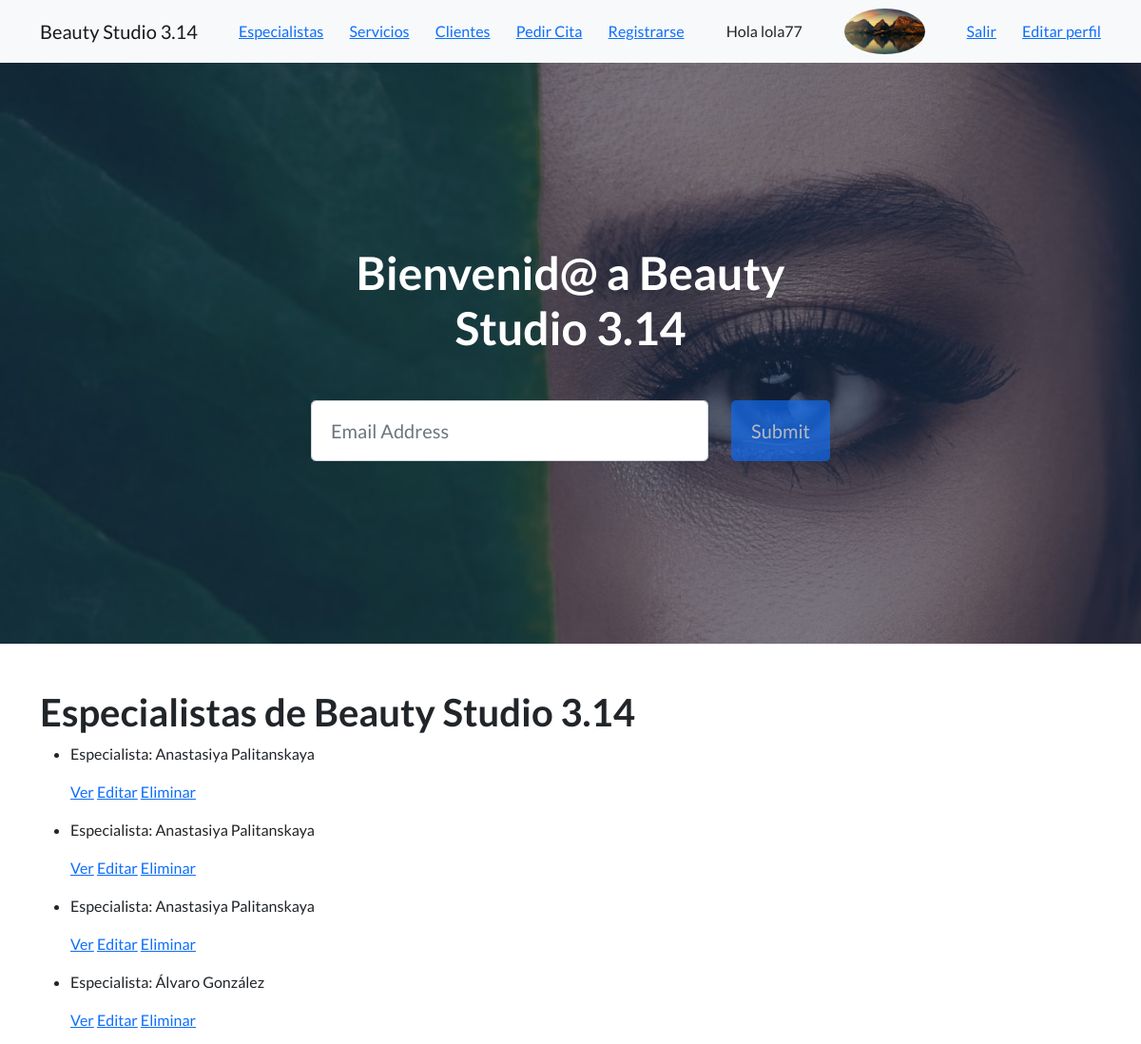
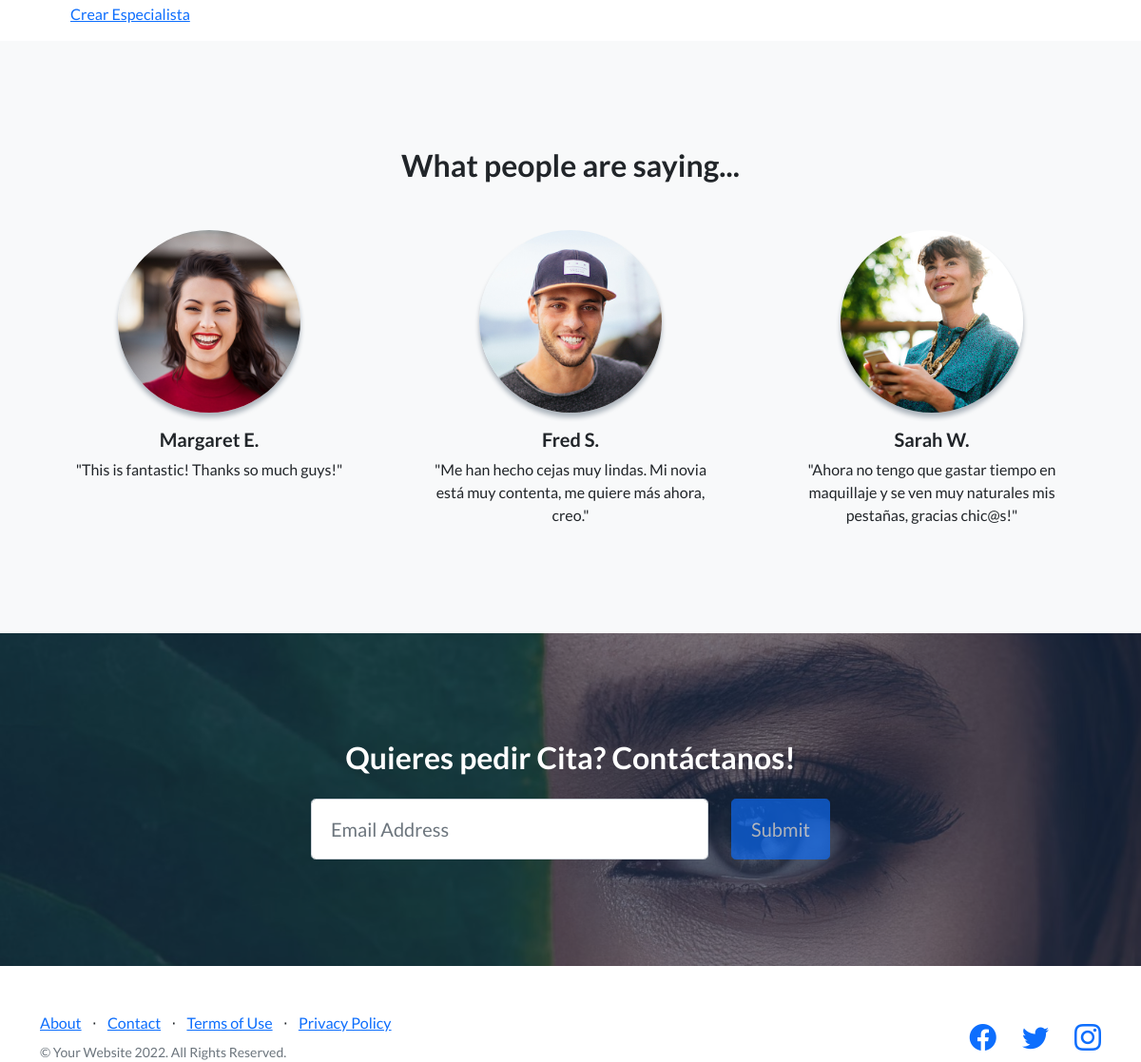
The page /especialistas-list (signed in) on the database its author committed (2 pictures, top to bottom).
### AppBeautyStudio/models.py (models this page shows, shortened)
class Avatar(models.Model):
    user = models.OneToOneField(User, on_delete=models.CASCADE, null=True, blank=True)
    imagen = models.ImageField(upload_to='avatar', null=True, blank=True, default='blank.jpg')

class Especialista(models.Model):
    nombre = models.CharField(max_length=40)
    apellidos = models.CharField(max_length=40)
    profesion = models.CharField(max_length=30)

### AppBeautyStudio/views.py (the view)
# urls.py: path('especialistas-list', EspecialistaList.as_view(), name='especialistas-list'),
class EspecialistaList(LoginRequiredMixin, ListView):
    model = Especialista
    template_name = 'AppBeautyStudio/especialistas-list.html'

### AppBeautyStudio/templates/AppBeautyStudio/especialistas-list.html
{% extends 'AppBeautyStudio/padre.html' %}
{% block contenido %}
<section class="mt-5">
    <div class="container">
        <div class="row">
            <div class="col-lg-12">
                <h1>Especialistas de Beauty Studio 3.14</h1>
                <ul>
                    {% for especialista in object_list %}
                    <li>
                        <p>Especialista: {{especialista.nombre}} {{ especialista.apellidos }} </p>
                        <p>
                            <a href="{% url 'especialistas-detalle' especialista.id %}">Ver</a>
                            <a href="{% url 'especialistas-editar' especialista.id %}">Editar</a>
                            <a href="{% url 'especialistas-eliminar' especialista.id %}">Eliminar</a>
                        </p>
                    </li>
                    {% endfor %}
                    <p>
                        <a href="{% url 'especialistas-nuevo' %}">Crear Especialista</a>
                    </p>
                </ul>
            </div>
        </div>
    </div>
</section>
{% endblock contenido %}

### AppBeautyStudio/templates/AppBeautyStudio/padre.html (shortened to what this page needs)
<!DOCTYPE html>
<html lang="en">
    <head>
        {% load static %}
        <link href="https://cdn.jsdelivr.net/npm/bootstrap-icons@1.5.0/font/bootstrap-icons.css" rel="stylesheet" type="text/css" />
        <link href="{% static 'AppBeautyStudio/css/styles.css' %}" rel="stylesheet" />
    </head>
    <body>
        <nav class="navbar navbar-light bg-light static-top">
            <div class="container">
                <a class="navbar-brand" href="{% url 'inicio' %}">Beauty Studio 3.14</a>
                <a href="{% url 'especialistas-list' %}">Especialistas</a>
                <a href="{% url 'leer-servicios' %}">Servicios</a>
                <a href="{% url 'clientes' %}">Clientes</a>
                <a href="{% url 'pedir-cita-formulario' %}">Pedir Cita</a>
                <a href="{% url 'register' %}">Registrarse</a>
                {% if user.is_authenticated %}
                <a class="btn btn-outline-logout" href="{% url 'logout' %}">Hola {{ user.username }}</a>
                <img src="{{ user.avatar.imagen.url }}" class="rounded-circle" height="48px" alt="{{ user.username }}" style="margin-right: 1rem;">
                <a href="{% url 'logout' %}">Salir</a>
                <a href="{% url 'editar-perfil' %}">Editar perfil</a>
                {% else %}
                <a class="btn btn-outline-login" href="{% url 'login' %}">Login</a>
                {% endif %}
            </div>
        </nav>
        <header class="masthead">
            <div class="container position-relative">
                <div class="row justify-content-center">
                    <div class="col-xl-6">
                        <div class="text-center text-white">
                            <h1 class="mb-5">Bienvenid@ a Beauty Studio 3.14</h1>
                            <form class="form-subscribe" id="contactForm" data-sb-form-api-token="API_TOKEN">
                                <div class="row">
                                    <div class="col">
                                        <input class="form-control form-control-lg" id="emailAddress" type="email" placeholder="Email Address" data-sb-validations="required,email" />
                                    </div>
                                    <div class="col-auto"><button class="btn btn-primary btn-lg disabled" id="submitButton" type="submit">Submit</button></div>
                                </div>
                            </form>
                        </div>
                    </div>
                </div>
            </div>
        </header>
        {% block contenido %}
        {% endblock contenido %}
 <section class="testimonials text-center bg-light">
    <div class="container">
        <h2 class="mb-5">What people are saying...</h2>
        <div class="row">
            <div class="col-lg-4">
                <div class="testimonial-item mx-auto mb-5 mb-lg-0">
                    <img class="img-fluid rounded-circle mb-3" src="{% static 'AppBeautyStudio/assets/img/testimonials-1.jpg' %}" alt="..." />
                    <h5>Margaret E.</h5>
                    <p class="font-weight-light mb-0">"This is fantastic! Thanks so much guys!"</p>
                </div>
            </div>
            <div class="col-lg-4">
                <div class="testimonial-item mx-auto mb-5 mb-lg-0">
                    <img class="img-fluid rounded-circle mb-3" src="{% static 'AppBeautyStudio/assets/img/testimonials-2.jpg' %}" alt="..." />
                    <h5>Fred S.</h5>
                    <p class="font-weight-light mb-0">"Me han hecho cejas muy lindas. Mi novia está muy contenta, me quiere más ahora, creo."</p>
                </div>
            </div>
            <div class="col-lg-4">
                <div class="testimonial-item mx-auto mb-5 mb-lg-0">
                    <img class="img-fluid rounded-circle mb-3" src="{% static 'AppBeautyStudio/assets/img/testimonials-3.jpg' %}" alt="..." />
                    <h5>Sarah W.</h5>
                    <p class="font-weight-light mb-0">"Ahora no tengo que gastar tiempo en maquillaje y se ven muy naturales mis pestañas, gracias chic@s!"</p>
                </div>
            </div>
        </div>
    </div>
</section>
        <section class="call-to-action text-white text-center" id="signup">
            <div class="container position-relative">
                <div class="row justify-content-center">
                    <div class="col-xl-6">
                        <h2 class="mb-4">Quieres pedir Cita? Contáctanos!</h2>
                        <form class="form-subscribe" id="contactFormFooter" data-sb-form-api-token="API_TOKEN">
                            <div class="row">
                                <div class="col">
                                    <input class="form-control form-control-lg" id="emailAddressBelow" type="email" placeholder="Email Address" data-sb-validations="required,email" />
                                </div>
                                <div class="col-auto"><button class="btn btn-primary btn-lg disabled" id="submitButton" type="submit">Submit</button></div>
                            </div>
                        </form>
                    </div>
                </div>
            </div>
        </section>
        <footer class="mt-5">
            <div class="container">
                <div class="row">
                    <div class="col-lg-6 h-100 text-center text-lg-start my-auto">
                        <ul class="list-inline mb-2">
                            <li class="list-inline-item"><a href="#!">About</a></li>
                            <li class="list-inline-item">⋅</li>
                            <li class="list-inline-item"><a href="#!">Contact</a></li>
                            <li class="list-inline-item">⋅</li>
                            <li class="list-inline-item"><a href="#!">Terms of Use</a></li>
                            <li class="list-inline-item">⋅</li>
                            <li class="list-inline-item"><a href="#!">Privacy Policy</a></li>
                        </ul>
                        <p class="text-muted small mb-4 mb-lg-0">&copy; Your Website 2022. All Rights Reserved.</p>
                    </div>
                    <div class="col-lg-6 h-100 text-center text-lg-end my-auto">
                        <ul class="list-inline mb-0">
                            <li class="list-inline-item me-4">
                                <a href="#!"><i class="bi-facebook fs-3"></i></a>
                            </li>
                            <li class="list-inline-item me-4">
                                <a href="#!"><i class="bi-twitter fs-3"></i></a>
                            </li>
                            <li class="list-inline-item">
                                <a href="#!"><i class="bi-instagram fs-3"></i></a>
                            </li>
                        </ul>
                    </div>
                </div>
            </div>
        </footer>
    </body>
</html>

### rows shown on the page
Especialista: nombre "Anastasiya", apellidos "Palitanskaya"
Especialista: nombre "Anastasiya", apellidos "Palitanskaya"
Especialista: nombre "Anastasiya", apellidos "Palitanskaya"
Especialista: nombre "Álvaro", apellidos "González"

### other values the page prints
{{ user.username }} "lola77"
